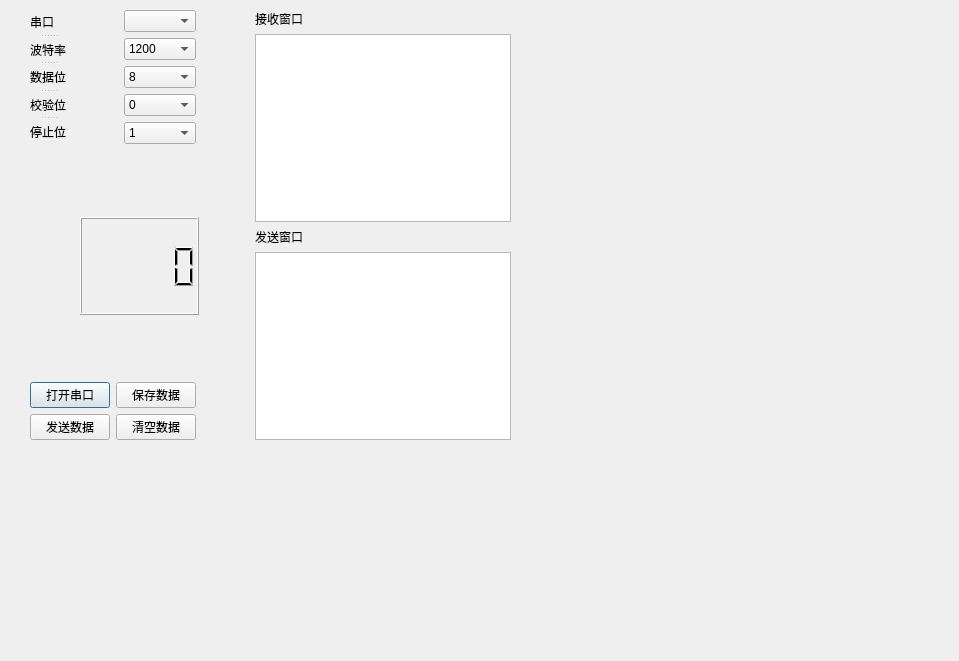
<?xml version="1.0" encoding="UTF-8"?>
<ui version="4.0">
 <class>PortDialog</class>
 <widget class="QDialog" name="PortDialog">
  <property name="geometry">
   <rect>
    <x>0</x>
    <y>0</y>
    <width>959</width>
    <height>661</height>
   </rect>
  </property>
  <property name="windowTitle">
   <string>Dialog</string>
  </property>
  <widget class="QWidget" name="">
   <property name="geometry">
    <rect>
     <x>30</x>
     <y>10</y>
     <width>481</width>
     <height>430</height>
    </rect>
   </property>
   <layout class="QGridLayout" name="gridLayout">
    <item row="0" column="0">
     <layout class="QHBoxLayout" name="horizontalLayout">
      <item>
       <widget class="QSplitter" name="splitter">
        <property name="orientation">
         <enum>Qt::Vertical</enum>
        </property>
        <widget class="QLabel" name="label">
         <property name="text">
          <string>串口</string>
         </property>
        </widget>
        <widget class="QLabel" name="label_2">
         <property name="text">
          <string>波特率</string>
         </property>
        </widget>
        <widget class="QLabel" name="label_3">
         <property name="text">
          <string>数据位</string>
         </property>
        </widget>
        <widget class="QLabel" name="label_4">
         <property name="text">
          <string>校验位</string>
         </property>
        </widget>
        <widget class="QLabel" name="label_7">
         <property name="text">
          <string>停止位</string>
         </property>
        </widget>
       </widget>
      </item>
      <item>
       <spacer name="horizontalSpacer_3">
        <property name="orientation">
         <enum>Qt::Horizontal</enum>
        </property>
        <property name="sizeType">
         <enum>QSizePolicy::Fixed</enum>
        </property>
        <property name="sizeHint" stdset="0">
         <size>
          <width>50</width>
          <height>98</height>
         </size>
        </property>
       </spacer>
      </item>
      <item>
       <layout class="QVBoxLayout" name="verticalLayout">
        <item>
         <widget class="QComboBox" name="PortBox"/>
        </item>
        <item>
         <widget class="QComboBox" name="BaudBox">
          <item>
           <property name="text">
            <string>1200</string>
           </property>
          </item>
          <item>
           <property name="text">
            <string>9600</string>
           </property>
          </item>
          <item>
           <property name="text">
            <string>14400</string>
           </property>
          </item>
          <item>
           <property name="text">
            <string>57600</string>
           </property>
          </item>
          <item>
           <property name="text">
            <string>115200</string>
           </property>
          </item>
         </widget>
        </item>
        <item>
         <widget class="QComboBox" name="BitBox">
          <property name="editable">
           <bool>false</bool>
          </property>
          <property name="currentText">
           <string>8</string>
          </property>
          <property name="currentIndex">
           <number>0</number>
          </property>
          <item>
           <property name="text">
            <string>8</string>
           </property>
          </item>
         </widget>
        </item>
        <item>
         <widget class="QComboBox" name="ParityBox">
          <item>
           <property name="text">
            <string>0</string>
           </property>
          </item>
         </widget>
        </item>
        <item>
         <widget class="QComboBox" name="StopBox">
          <item>
           <property name="text">
            <string>1</string>
           </property>
          </item>
          <item>
           <property name="text">
            <string>2</string>
           </property>
          </item>
         </widget>
        </item>
       </layout>
      </item>
     </layout>
    </item>
    <item row="0" column="1">
     <spacer name="horizontalSpacer">
      <property name="orientation">
       <enum>Qt::Horizontal</enum>
      </property>
      <property name="sizeHint" stdset="0">
       <size>
        <width>40</width>
        <height>20</height>
       </size>
      </property>
     </spacer>
    </item>
    <item row="0" column="2" rowspan="5">
     <layout class="QVBoxLayout" name="verticalLayout_2">
      <item>
       <widget class="QLabel" name="label_5">
        <property name="text">
         <string>接收窗口</string>
        </property>
       </widget>
      </item>
      <item>
       <widget class="QTextEdit" name="Receive_Window"/>
      </item>
      <item>
       <widget class="QLabel" name="label_6">
        <property name="text">
         <string>发送窗口</string>
        </property>
       </widget>
      </item>
      <item>
       <widget class="QTextEdit" name="Send_Window"/>
      </item>
     </layout>
    </item>
    <item row="1" column="0">
     <spacer name="verticalSpacer">
      <property name="orientation">
       <enum>Qt::Vertical</enum>
      </property>
      <property name="sizeHint" stdset="0">
       <size>
        <width>20</width>
        <height>38</height>
       </size>
      </property>
     </spacer>
    </item>
    <item row="2" column="0" colspan="2">
     <layout class="QHBoxLayout" name="horizontalLayout_2">
      <item>
       <spacer name="horizontalSpacer_4">
        <property name="orientation">
         <enum>Qt::Horizontal</enum>
        </property>
        <property name="sizeType">
         <enum>QSizePolicy::Fixed</enum>
        </property>
        <property name="sizeHint" stdset="0">
         <size>
          <width>50</width>
          <height>98</height>
         </size>
        </property>
       </spacer>
      </item>
      <item>
       <widget class="QLCDNumber" name="dis_num_sdj"/>
      </item>
      <item>
       <spacer name="horizontalSpacer_5">
        <property name="orientation">
         <enum>Qt::Horizontal</enum>
        </property>
        <property name="sizeType">
         <enum>QSizePolicy::Fixed</enum>
        </property>
        <property name="sizeHint" stdset="0">
         <size>
          <width>50</width>
          <height>98</height>
         </size>
        </property>
       </spacer>
      </item>
     </layout>
    </item>
    <item row="3" column="0">
     <spacer name="verticalSpacer_2">
      <property name="orientation">
       <enum>Qt::Vertical</enum>
      </property>
      <property name="sizeHint" stdset="0">
       <size>
        <width>20</width>
        <height>38</height>
       </size>
      </property>
     </spacer>
    </item>
    <item row="3" column="1">
     <spacer name="horizontalSpacer_2">
      <property name="orientation">
       <enum>Qt::Horizontal</enum>
      </property>
      <property name="sizeHint" stdset="0">
       <size>
        <width>40</width>
        <height>20</height>
       </size>
      </property>
     </spacer>
    </item>
    <item row="4" column="0">
     <layout class="QFormLayout" name="formLayout">
      <item row="0" column="0">
       <widget class="QPushButton" name="open_serial">
        <property name="text">
         <string>打开串口</string>
        </property>
       </widget>
      </item>
      <item row="0" column="1">
       <widget class="QPushButton" name="save_receive_data">
        <property name="text">
         <string>保存数据</string>
        </property>
       </widget>
      </item>
      <item row="1" column="0">
       <widget class="QPushButton" name="SendDataButton">
        <property name="text">
         <string>发送数据</string>
        </property>
       </widget>
      </item>
      <item row="1" column="1">
       <widget class="QPushButton" name="ClearDataButton">
        <property name="text">
         <string>清空数据</string>
        </property>
       </widget>
      </item>
     </layout>
    </item>
   </layout>
  </widget>
 </widget>
 <resources/>
 <connections/>
</ui>
